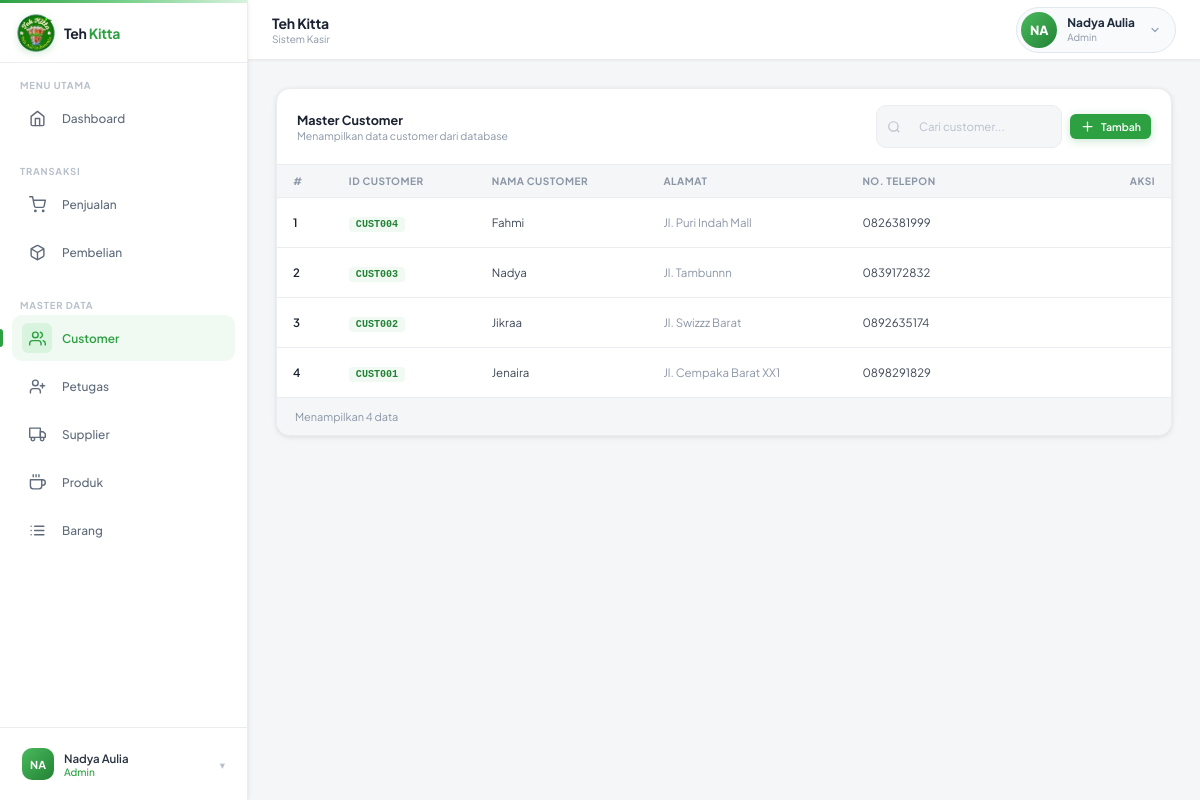
/customer/index.php (signed in), run on the app's committed database.
### tables this page shows
CREATE TABLE `customer` (
  `id_customer` varchar(20) NOT NULL,
  `nama_customer` varchar(20) NOT NULL,
  `alamat` varchar(40) DEFAULT NULL,
  `no_telepon` varchar(15) DEFAULT NULL
);

### customer/index.php (the view, shortened to what this page needs)
<?php
include '../koneksi.php';
include '../layouts/header.php';
?>
<div class="page-content active">
    <div class="card">
        <div class="card-header">
            <div>
                <div class="card-title">Master Customer</div>
                <div class="card-subtitle">Menampilkan data customer dari database</div>
            </div>
            <div class="card-toolbar">
                <div class="search-field">
                    <svg viewBox="0 0 24 24" fill="none" stroke="currentColor" stroke-width="2"><circle cx="11" cy="11" r="8"/><path d="m21 21-4.35-4.35"/></svg>
                    <input placeholder="Cari customer...">
                </div>
                <a href="tambah.php" class="btn btn-primary btn-sm" style="text-decoration:none;"> <svg viewBox="0 0 24 24" fill="none" stroke="currentColor" stroke-width="2" stroke-linecap="round" stroke-linejoin="round" width="15" height="15"><line x1="12" y1="5" x2="12" y2="19"/><line x1="5" y1="12" x2="19" y2="12"/></svg> Tambah</a>
            </div>
        </div>
        <div class="table-wrap">
            <table>
                <thead>
                    <tr>
                        <th>#</th>
                        <th>ID Customer</th>
                        <th>Nama Customer</th>
                        <th>Alamat</th>
                        <th>No. Telepon</th>
                        <th style="text-align:right">Aksi</th>
                    </tr>
                </thead>
                <tbody>
                    <?php
                    $query = mysqli_query($koneksi, "SELECT * FROM customer ORDER BY id_customer DESC");
                    $no = 1;
                    if(mysqli_num_rows($query) > 0) {
                        while ($data = mysqli_fetch_array($query)) {
                    ?>
                    <tr>
                        <td><?= $no++ ?></td>
                        <td><code style="background:var(--green-50);color:var(--green-600);padding:2px 7px;border-radius:4px;font-size:0.72rem;font-weight:600"><?= $data['id_customer'] ?></code></td>
                        <td><?= $data['nama_customer'] ?></td>
                        <td style="color:var(--gray-400)"><?= $data['alamat'] ?></td>
                        <td><?= $data['no_telepon'] ?></td>
                        <td style="text-align:right">
                        </td>
                    </tr>
                    <?php
                        }
                    } ?>
                </tbody>
            </table>
        </div>
        <div class="table-foot">
            <span>Menampilkan <?= mysqli_num_rows($query); ?> data</span>
        </div>
    </div>
</div>
<?php
include '../layouts/footer.php';
?>

### data on the page
customer: id_customer "CUST004", nama_customer "Fahmi", alamat "Jl. Puri Indah Mall", no_telepon "0826381999"
customer: id_customer "CUST003", nama_customer "Nadya", alamat "Jl. Tambunnn", no_telepon "0839172832"
customer: id_customer "CUST002", nama_customer "Jikraa", alamat "Jl. Swizzz Barat", no_telepon "0892635174"
customer: id_customer "CUST001", nama_customer "Jenaira", alamat "Jl. Cempaka Barat XX1", no_telepon "0898291829"

### other printed values
$inisial "NA"
$user_nama "Nadya Aulia"
$user_role "Admin"
mysqli_num_rows($query) "4"
